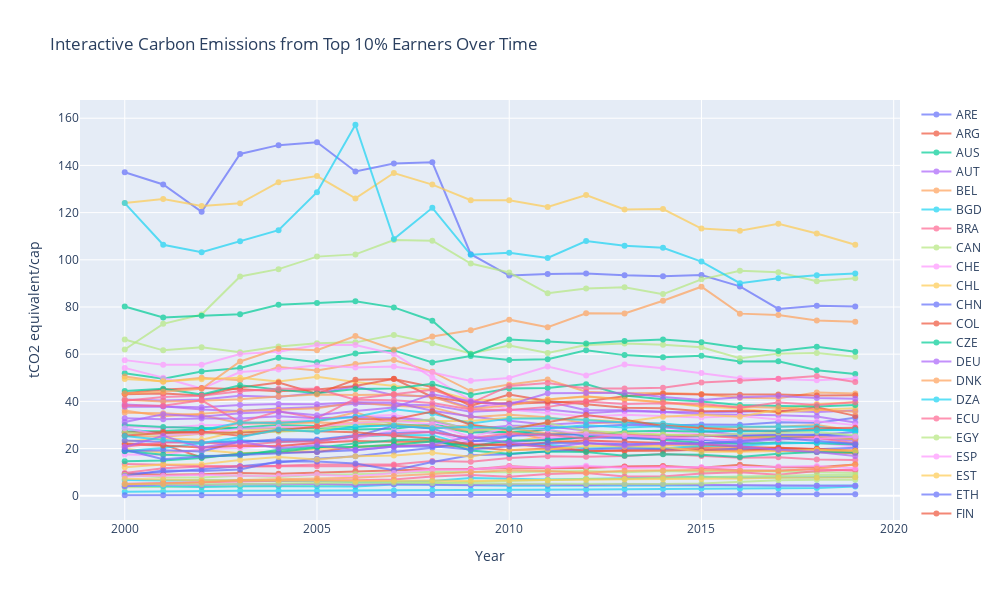

The cell this chart's notebook holds for it:
### Markdown cell above
Countries vary greatly in their CO₂ emissions, with some exceeding 40 tons per capita. While certain countries show relatively stable emission trajectories, others experience substantial fluctuations over time.

### Code cell
fig2 = go.Figure()
for code, sub in wid_10.groupby('CountryCode'):
    fig2.add_trace(go.Scatter(
        x=sub['Year'], 
        y=sub['Value'],
        mode='lines+markers',
        name=code,
        opacity=0.7,
        hovertemplate=f'<b>{code}</b><br>' +
                     'Year: %{x}<br>' +
                     'Value: %{y:.2f}<extra></extra>'
    ))

fig2.update_layout(
    title='Interactive Carbon Emissions from Top 10% Earners Over Time',
    xaxis_title='Year',
    yaxis_title='tCO2 equivalent/cap',
    hovermode='closest',
    width=1000,
    height=600
)

fig2.show()
